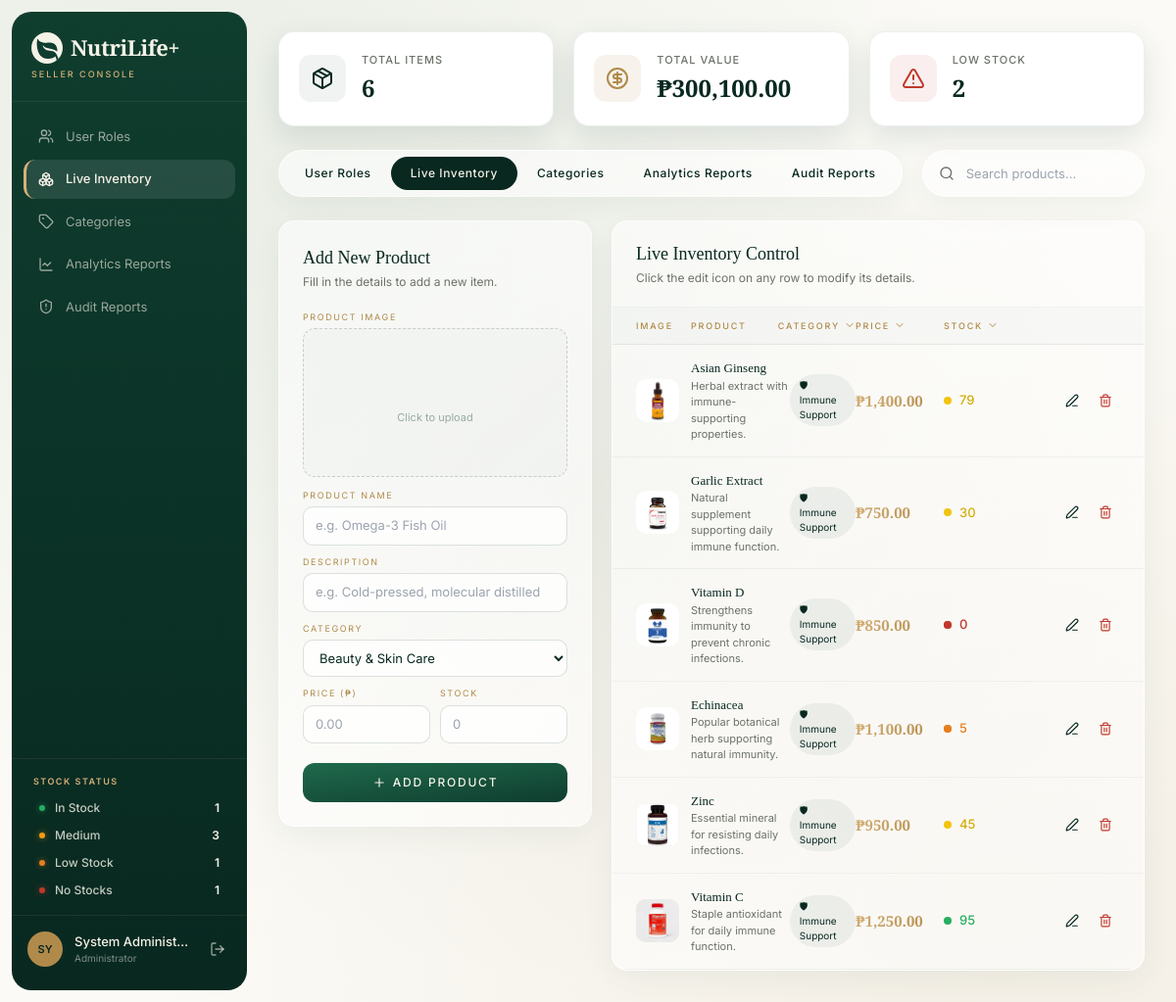
Screenshot of /admin/admin_Inventory.php (signed in) with the database file from the repository.
### tables this page shows
CREATE TABLE `inventory` (
  `id` int(6) UNSIGNED NOT NULL,
  `product_name` varchar(150) NOT NULL,
  `tagline` varchar(255) DEFAULT '',
  `category` varchar(100) NOT NULL,
  `price` decimal(10,2) NOT NULL,
  `stock` int(10) NOT NULL,
  `image_file` varchar(255) NOT NULL,
  `added_date` timestamp NOT NULL DEFAULT current_timestamp()
);

CREATE TABLE `categories` (
  `id` int(11) NOT NULL,
  `name` varchar(255) NOT NULL,
  `icon` varchar(10) NOT NULL
);

### admin/admin_Inventory.php (the view, shortened to what the rows shown need)
<?php
include '../includes/config.php';
$whereClauses = [];
$orderBy = "i.id DESC";
$whereSql = empty($whereClauses) ? "" : "WHERE " . implode(" AND ", $whereClauses);
$limit = 7;
$page = isset($_GET['page']) ? (int) $_GET['page'] : 1;
$offset = ($page - 1) * $limit;
$query = "SELECT i.*, c.icon as cat_icon FROM inventory i LEFT JOIN categories c ON i.category = c.name $whereSql ORDER BY $orderBy LIMIT $offset, $limit";
$result = mysqli_query($conn, $query);
$products = array();
while ($row = mysqli_fetch_assoc($result)) {
    $products[] = $row;
}
include '../includes/admin_header.php';
?>
<div x-data="{
    editingProduct: null,
    deletingProduct: null,
    previewAddImage: null,
    previewEditImage: null,
    handleImageAdd(e) {
        const file = e.target.files[0];
        if (file) {
            this.previewAddImage = URL.createObjectURL(file);
        }
    },
    openEdit(p) {
        this.editingProduct = p;
        this.previewEditImage = p.image_file ? '../' + p.image_file : null;
    },
    handleImageEdit(e) {
        const file = e.target.files[0];
        if (file) {
            this.previewEditImage = URL.createObjectURL(file);
        }
    }
}">
    <div style="display: flex; gap: 20px; align-items: flex-start; flex-wrap: wrap;">
        <div id="inventory-table-container" class="overflow-hidden rounded-2xl flex-1 min-w-0"
            style="background: rgba(255,255,255,0.55); border: 1px solid rgba(255,255,255,0.6); box-shadow: 0 8px 32px rgba(15,61,46,0.06);">
            <?php if (empty($products)): ?>
                <div class="px-6 py-10 text-center">
                    <p style="font-family: var(--font-serif); font-size: 15px; color: #6b7268;">No products yet. Add one
                        above.</p>
                </div>
            <?php else: ?>
                <?php foreach ($products as $p): ?>
                    <?php
                    $stock = $p['stock'];
                    $isNoStock = $stock == 0;
                    $isLowStock = $stock > 0 && $stock <= 20;
                    $isMediumStock = $stock > 20 && $stock <= 80;
                    if ($isNoStock) {
                        $dotColor = '#c0392b';
                        $textColor = '#c0392b';
                    } elseif ($isLowStock) {
                        $dotColor = '#e67e22';
                        $textColor = '#e67e22';
                    } elseif ($isMediumStock) {
                        $dotColor = '#f1c40f';
                        $textColor = '#d4ac0d';
                    } else {
                        $dotColor = '#27ae60';
                        $textColor = '#27ae60';
                    }
                    $catIcon = $p['cat_icon'] ?: '📦';
                    ?>
                    <div class="grid items-center px-6 py-3.5 transition-colors hover:bg-white/40"
                        style="grid-template-columns: 56px 3fr 2fr 90px 90px 90px; border-bottom: 1px solid rgba(15,61,46,0.05);">
                        <div
                            style="width: 44px; height: 44px; border-radius: 10px; overflow: hidden; flex-shrink: 0; background: rgba(15,61,46,0.06); display: flex; align-items: center; justify-content: center;">
                            <?php if (!empty($p['image_file'])): ?>
                                <img src="../<?= htmlspecialchars($p['image_file']) ?>"
                                    alt="<?= htmlspecialchars($p['product_name']) ?>"
                                    style="width: 100%; height: 100%; object-fit: cover;">
                            <?php else: ?>
                                <i data-lucide="image" class="h-4 w-4" style="color: rgba(15,61,46,0.25);"></i>
                            <?php endif; ?>
                        </div>
                        <div>
                            <div style="font-family: var(--font-serif); font-size: 13px; font-weight: 500; color: #082820;">
                                <?= htmlspecialchars($p['product_name']) ?>
                            </div>
                            <div style="font-family: var(--font-sans); font-size: 11px; color: #6b7268;">
                                <?= htmlspecialchars($p['tagline']) ?>
                            </div>
                        </div>
                        <span class="inline-flex w-fit items-center gap-1.5 rounded-full px-2.5 py-1"
                            style="background: rgba(15,61,46,0.06); font-family: var(--font-sans); font-size: 10px; color: #082820;">
                            <?= $catIcon ?>         <?= htmlspecialchars($p['category']) ?>
                        </span>
                        <span
                            style="font-family: var(--font-serif); font-size: 15px; font-weight: 600; background-image: linear-gradient(135deg, #d4b078, #b08a4a); -webkit-background-clip: text; background-clip: text; color: transparent;">
                        </span>
                        <div class="flex items-center gap-2">
                            <span class="relative flex h-2 w-2">
                                <span class="relative inline-flex h-2 w-2 rounded-full"
                                    style="background: <?= $dotColor ?>;"></span>
                            </span>
                            <span
                                style="font-family: var(--font-sans); font-size: 13px; font-weight: 500; color: <?= $textColor ?>;"><?= $p['stock'] ?></span>
                        </div>
                        <div class="flex justify-end gap-1">
                            <button @click='openEdit(<?= json_encode($p) ?>)'
                                class="rounded-full p-2 hover:bg-white/70 transition-colors"
                                style="background: none; border: none; cursor: pointer;" title="Edit">
                                <i data-lucide="edit-3" class="h-3.5 w-3.5" style="color: #082820;"></i>
                            </button>
                            <button @click='deletingProduct = <?= json_encode($p) ?>'
                                class="rounded-full p-2 hover:bg-white/70 transition-colors"
                                style="background: none; border: none; cursor: pointer;" title="Delete">
                                <i data-lucide="trash-2" class="h-3.5 w-3.5" style="color: #c0392b;"></i>
                            </button>
                        </div>
                    </div>
                <?php endforeach; ?>
            <?php endif; ?>
        </div>
    </div>
</div>
<?php include '../includes/admin_footer.php'; ?>

### rows the page displays
inventory: image_file (picture), product_name "Asian Ginseng", tagline "Herbal extract with immune-supporting properties.", categories.icon "🛡", category "Immune Support", stock "79"
inventory: image_file (picture), product_name "Garlic Extract", tagline "Natural supplement supporting daily immune function.", categories.icon "🛡", category "Immune Support", stock "30"
inventory: image_file (picture), product_name "Vitamin D", tagline "Strengthens immunity to prevent chronic infections.", categories.icon "🛡", category "Immune Support", stock "0"
inventory: image_file+product_name (picture), product_name "Echinacea", tagline "Popular botanical herb supporting natural immunity.", categories.icon "🛡", category "Immune Support", stock "5"
inventory: image_file+product_name (picture), product_name "Zinc", tagline "Essential mineral for resisting daily infections.", categories.icon "🛡", category "Immune Support", stock "45"
inventory: image_file (picture), product_name "Vitamin C", tagline "Staple antioxidant for daily immune function.", categories.icon "🛡", category "Immune Support", stock "95"

### other values shown
$stockData['in_stock'] "1"
$stockData['medium'] "3"
$stockData['low_stock'] "1"
$stockData['no_stock'] "1"
$adminInitials "SY"
$adminName "System Administ…"
$hTotalItems "6"
$hTotalValue "300,100.00"
$hLowStockCount "2"
form field category "Beauty & Skin Care"
